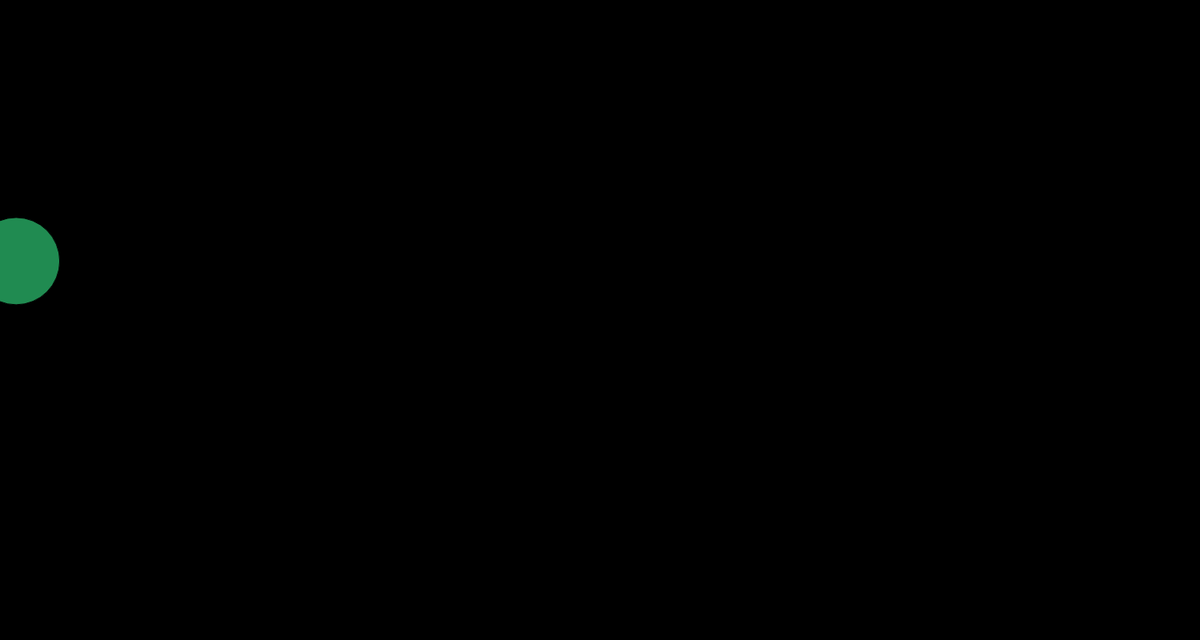
Frame 1 (no input)
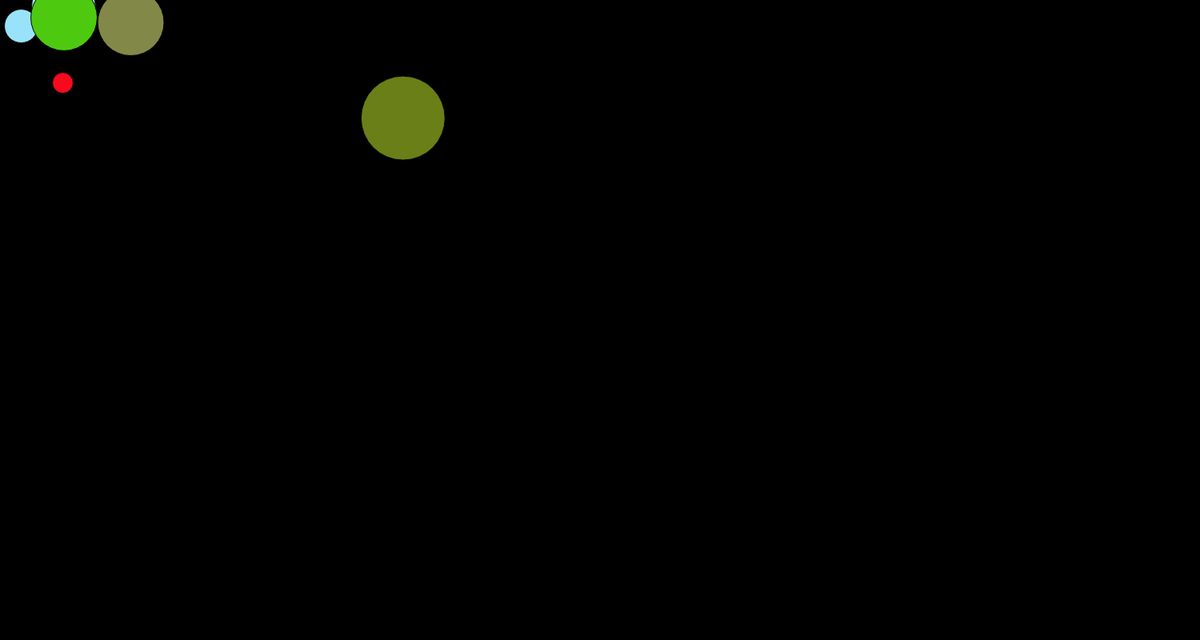
Frame 60 (no input)
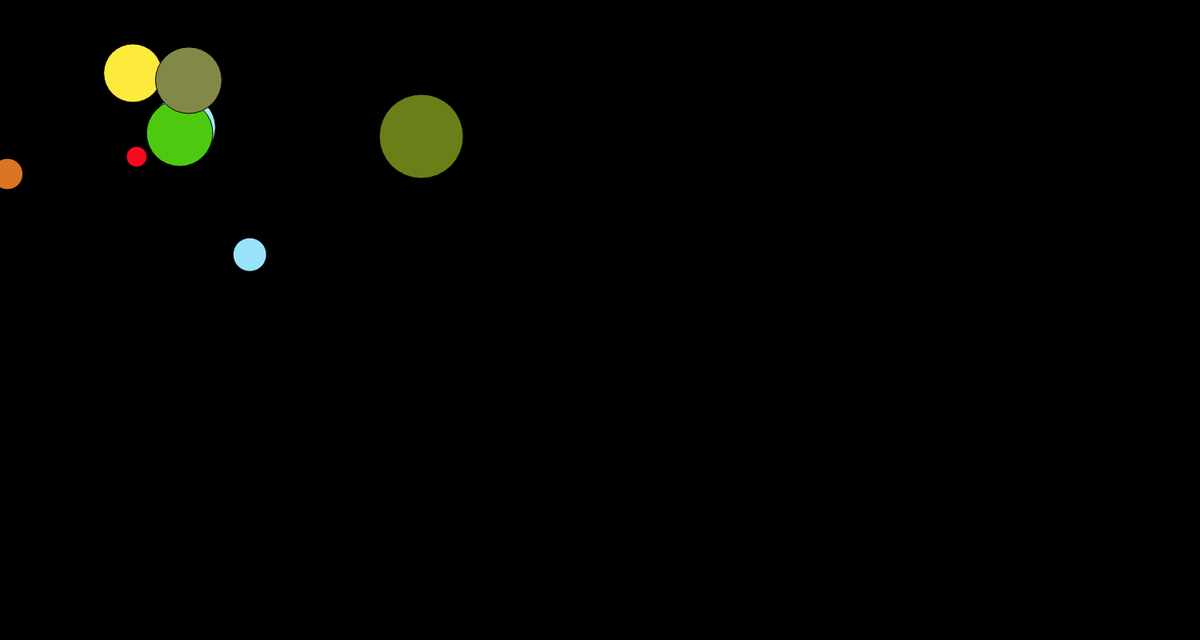
Frame 120 (the mouse pressed at the canvas centre since frame 60)

The p5.js sketch that drew these frames (run headless with seeded random() and noise() and a simulated clock; from frame 60 on, the mouse is pressed at the canvas centre):

// p5.js sketch
// ── sketch.js
var numberOfPlanet = 10;
var planet;
var planets = [];

function setup(){


  createCanvas(1500, 800);
  background(0,0,0);

  for(var i = 0; i < numberOfPlanet; i++){
    var randomRadians = Math.floor(Math.random() * 256);
    planet = new Planet(240,240,randomRadians);
    planets.push(planet);
  }

}


function reset(){


}



function draw(){

  background(0,0,0);
  for(var i = 0; i < numberOfPlanet; i++){
    planets[i].show();
  }

}

// ── planet.js
// Daniel Shiffman
// http://codingtra.in
// http://patreon.com/codingtrain
// Code for: https://youtu.be/biN3v3ef-Y0

var randomList = [];
var word = 0;


function Planet(x, y, radians) {
  this.x = x;
  this.y = y;
  this.radians = radians;
  this.targetX = 255;
  this.targetY = 255;
  this.colorR = Math.floor(Math.random() * 256);
  this.colorG = Math.floor(Math.random() * 256);
  this.colorB = Math.floor(Math.random() * 256);
  this.velocity = 0.02;
  this.speed = 2;

  this.size = Math.floor(Math.random() * 100) + 10;
  this.distance = Math.floor(Math.random() * 5) + 1;

  this.create = function(){



  }


  this.show = function() {


    this.targetX += this.speed * (1/this.size) * 100 * (1/this.distance);
    this.targetY += this.speed * (1/this.size) * 100 * (1/this.distance);

    if(this.targetX >= mouseX){
      this.targetX = mouseX;
      this.radians += this.velocity;
    }

    if(this.targetY >= mouseY){
      this.targetY = mouseY;
      this.radians += this.velocity;
    }

    this.x = this.targetX + Math.cos(this.radians) * this.size * this.distance;
    this.y = this.targetY + Math.sin(this.radians) * this.size * this.distance;



    fill(this.colorR, this.colorG, this.colorB);
    ellipse(this.x, this.y, this.size, this.size);

    console.log('MouseX: ' + mouseX);

    // fill(255);
    // rectMode(CENTER);
    // rect(this.x, this.y, 20, 20);
  }







}
